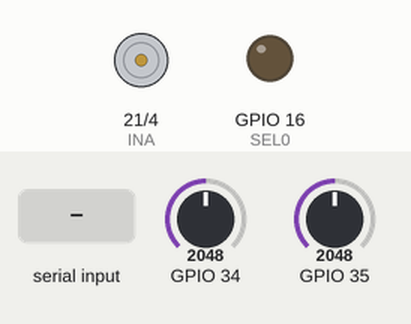
The sketch below on a simulated ESP32. Parts: motor-driver pin pairs drawn as motors (green arrow = first pin HIGH = forward, orange = second pin HIGH = backward, longer = more drive, scaled by the enable pin), output pins drawn as LEDs (lit = HIGH). The inputs (shaded band) are chosen by the test bench; at power-on: GPIO 34 = 2048, GPIO 35 = 2048 (analog values on the 0–4095 scale). What the sketch prints to the serial monitor is not drawn.

Above: at 0.0 s.
At 1.3 s:
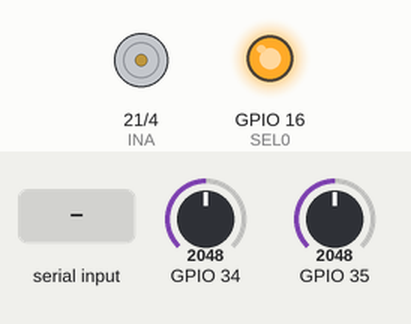
1.4 s: "M90\n" received over Serial
At 2.0 s:
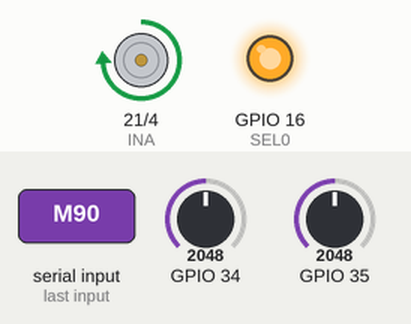
Timing chart, 0 to 4.4 s (numbered marks = the images above; inputs shaded):
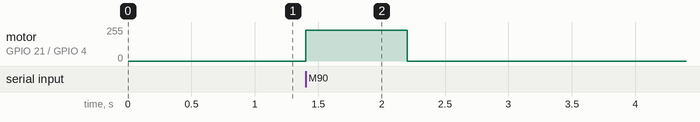

The sketch:

cod_CORRIENTE_VOLTAJE.ino
```cpp
#include <Arduino.h>

// ===== Pines VNH7070 =====
static const int INA     = 21;
static const int INB     = 4;
static const int SEL0    = 16;
static const int PWM_PIN = 17;

// Corriente VNH (CS) en ADC:
static const int CS_ADC  = 34;   // ADC1

// Voltaje motor (divisor) en ADC:  <-- CAMBIA ESTE PIN
static const int VMOTOR_ADC = 35; // Ejemplo: GPIO35 (ADC1)

// ===== PWM =====
static const int PWM_FREQ = 20000;
static const int PWM_RES  = 10;

static inline uint16_t pwmMaxDuty() { return (1u << PWM_RES) - 1u; }
static inline uint16_t pctToTicks(uint8_t pct) {
  if (pct > 100) pct = 100;
  return (uint16_t)(((uint32_t)pct * (uint32_t)pwmMaxDuty() + 50u) / 100u);
}

// ===== Corriente (igual que tu lógica) =====
static const uint16_t RSENSE_OHM = 1000; // tu Rsense
static const uint16_t K_TYP      = 1540; // escala que estás usando

static inline uint32_t mvToCurrent_mA(uint16_t vcs_mV) {
  // I_est_mA = (Vcs_mV * 1540) / 1000
  return ((uint32_t)vcs_mV * (uint32_t)K_TYP + (RSENSE_OHM / 2)) / (uint32_t)RSENSE_OHM;
}

// ===== Divisor de voltaje medido =====
// Asumimos: Rtop = 2900 (a motor), Rbot = 970 (a GND), ADC en el nodo medio.
static const uint16_t R_TOP_OHM = 2900;
static const uint16_t R_BOT_OHM = 970;

static inline uint32_t adcMvToMotorMv(uint16_t vadc_mV) {
  // Vmotor_mV = Vadc_mV * (Rtop+Rbot) / Rbot
  const uint32_t num = (uint32_t)vadc_mV * (uint32_t)(R_TOP_OHM + R_BOT_OHM);
  return (num + (R_BOT_OHM / 2)) / (uint32_t)R_BOT_OHM; // redondeo
}

// ===== Captura =====
static const uint32_t CAPTURE_US = 800000UL; // 1 s
static const uint32_t SAMPLE_US  = 100UL;     // 100 us => 10 kS/s
static const size_t   MAX_SAMPLES = (CAPTURE_US / SAMPLE_US); // 10000

static uint16_t cs_mv_buf[MAX_SAMPLES];
static uint16_t vm_adc_mv_buf[MAX_SAMPLES];

static volatile bool g_abort = false;
static bool g_capturing = false;

// ===== Driver =====
static inline void vnhForward() {
  digitalWrite(SEL0, HIGH);
  digitalWrite(INA, HIGH);
  digitalWrite(INB, LOW);
}

static inline void vnhStop() {
  ledcWrite(PWM_PIN, 0);
  digitalWrite(INA, LOW);
  digitalWrite(INB, LOW);
}

static void runCapture(uint8_t dutyPct) {
  g_abort = false;
  g_capturing = true;

  vnhForward();
  ledcWrite(PWM_PIN, pctToTicks(dutyPct));

  const uint32_t t0 = micros();
  uint32_t next = t0;
  size_t n = 0;

  while (n < MAX_SAMPLES) {
    // Abort inmediato con 'S'
    while (Serial.available()) {
      char c = (char)Serial.read();
      if (c == 'S' || c == 's') g_abort = true;
    }
    if (g_abort) break;

    uint32_t now = micros();
    uint32_t dt  = now - t0;
    if (dt >= CAPTURE_US) break;

    if ((int32_t)(now - next) < 0) continue;
    next += SAMPLE_US;

    cs_mv_buf[n]       = (uint16_t)analogReadMilliVolts(CS_ADC);
    vm_adc_mv_buf[n]   = (uint16_t)analogReadMilliVolts(VMOTOR_ADC);
    n++;
  }

  vnhStop();
  g_capturing = false;

  // Output SOLO NUMEROS:
  // idx t_us Vcs_mV I_est_mA Vadc_motor_mV Vmotor_mV
  for (size_t i = 0; i < n; i++) {
    uint32_t t_us   = (uint32_t)(i * SAMPLE_US);
    uint32_t i_mA   = mvToCurrent_mA(cs_mv_buf[i]);
    uint32_t vm_mV  = adcMvToMotorMv(vm_adc_mv_buf[i]);

    Serial.print((unsigned)i);                 Serial.print(' ');
    Serial.print((unsigned long)t_us);         Serial.print(' ');
    Serial.print((unsigned)cs_mv_buf[i]);      Serial.print(' ');
    Serial.print((unsigned long)i_mA);         Serial.print(' ');
    Serial.print((unsigned)vm_adc_mv_buf[i]);  Serial.print(' ');
    Serial.println((unsigned long)vm_mV);
  }
}

// ===== Parser: solo MXX y S =====
static void handleLine(String s) {
  s.trim();
  if (!s.length()) return;

  if (s == "S" || s == "s") {
    g_abort = true;
    vnhStop();
    return;
  }

  if ((s[0] == 'M' || s[0] == 'm') && !g_capturing) {
    int pct = s.substring(1).toInt();
    pct = constrain(pct, 0, 100);
    runCapture((uint8_t)pct);
  }
}

void setup() {
  Serial.begin(115200);
  delay(100);

  pinMode(INA, OUTPUT);
  pinMode(INB, OUTPUT);
  pinMode(SEL0, OUTPUT);

  ledcAttach(PWM_PIN, PWM_FREQ, PWM_RES);

  analogReadResolution(12);
  analogSetPinAttenuation(CS_ADC, ADC_11db);
  analogSetPinAttenuation(VMOTOR_ADC, ADC_11db);

  digitalWrite(SEL0, HIGH);
  vnhStop();
}

void loop() {
  static String line;
  while (Serial.available()) {
    char c = (char)Serial.read();
    if (c == '\n' || c == '\r') {
      if (line.length()) handleLine(line);
      line = "";
    } else {
      // Si llega 'S' suelta, aborta al toque
      if (c == 'S' || c == 's') {
        g_abort = true;
        vnhStop();
        line = "";
      } else {
        line += c;
      }
    }
  }
  delay(1);
}
```

Measured:
- after the input at 1.4 s, motor on GPIO 21 (INA) / GPIO 4 (INB): stopped → forward 229/255 at once, → stopped 0.80 s later
